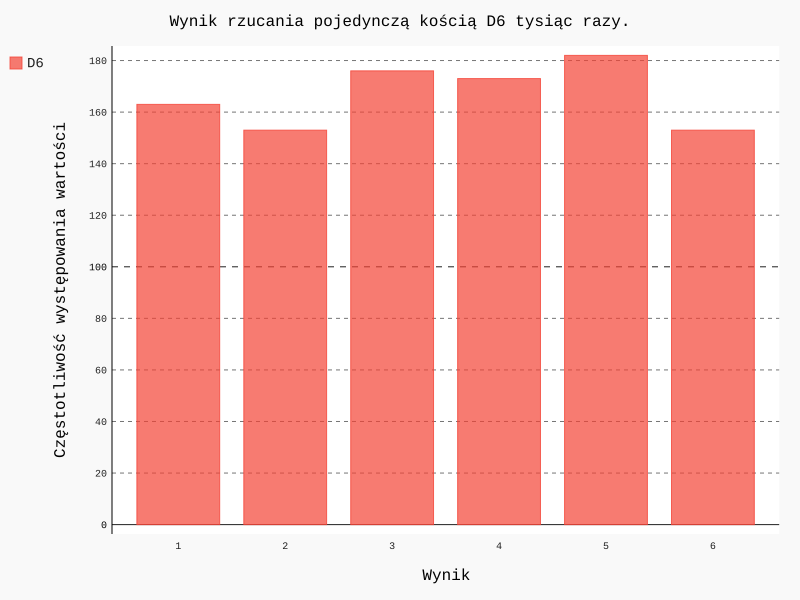

Reproduce this figure in Python.
from die import Die
import pygal

# Utworzenie kości typu D6.
die = Die()  # 1.

# Wykonanie pewnej liczby rzutów i umieszczenie wyników na liście.
results = []
for roll_num in range(1000):  # 2.
    result = die.roll()
    results.append(result)
#%%
# Analiza wyników.
frequencies = []
for value in range(1, die.num_sides+1):
    frequency = results.count(value)
    frequencies.append(frequency)

# Wizualizacja wyników.
hist = pygal.Bar()
hist.force_uri_protocol = 'http'

hist.title = "Wynik rzucania pojedynczą kością D6 tysiąc razy."
hist.x_labels = ['1', '2', '3', '4', '5', '6']
hist.x_title = "Wynik"
hist.y_title = "Częstotliwość występowania wartości"
hist.add('D6', frequencies)
hist.render_to_file('die_visual.svg')


# %%
